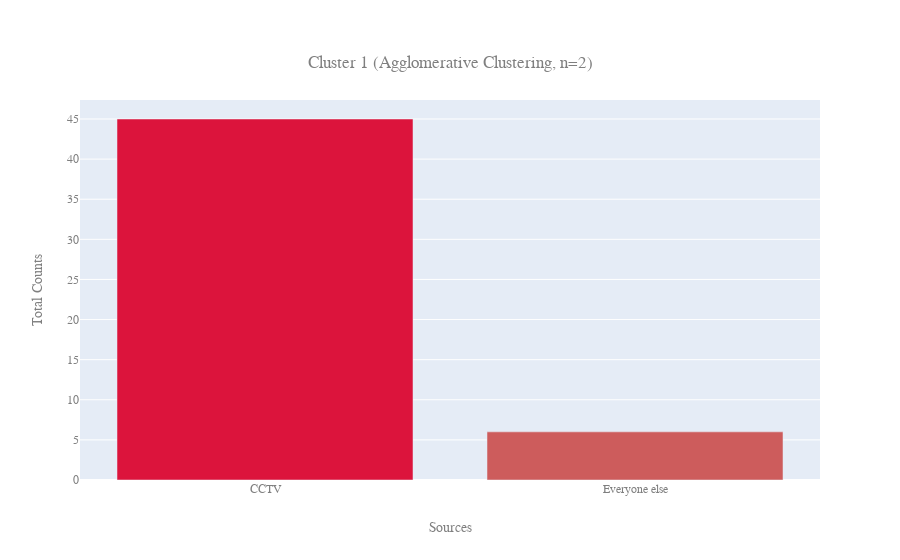

Write notebook code for a chart like this one.
### Code cell
outlets = ['CCTV', 'Everyone else']
colors = ['indianred'] * 2
colors[0] = 'crimson'
fig = go.Figure([go.Bar(x=outlets,
                        y=[45, 6],
                        marker_color=colors)])
fig.update_layout(
    title={'text': 'Cluster 1 (Agglomerative Clustering, n=2)',
           'y':0.9,
           'x':0.5,
           'xanchor': 'center',
           'yanchor': 'top'},
    font=dict(family='Arial',
              size=18,
              color='#7f7f7f'))
fig.update_layout(xaxis_title="Sources",
                  yaxis_title="Total Counts",
                  font=dict(family='Arial',
                            size=12,
                            color='#7f7f7f'))

fig.show()

### Figure 1 — Plotly figure (JSON) as saved in the notebook; plotly's stock layout.template omitted (floating-point values rounded to 4 significant figures)
{"data": [{"marker": {"color": ["crimson", "indianred"]}, "type": "bar", "x": ["CCTV", "Everyone else"], "y": [45, 6]}], "layout": {"font": {"color": "#7f7f7f", "family": "Arial", "size": 12}, "title": {"text": "Cluster 1 (Agglomerative Clustering, n=2)", "x": 0.5, "xanchor": "center", "y": 0.9, "yanchor": "top"}, "xaxis": {"title": {"text": "Sources"}}, "yaxis": {"title": {"text": "Total Counts"}}}}
